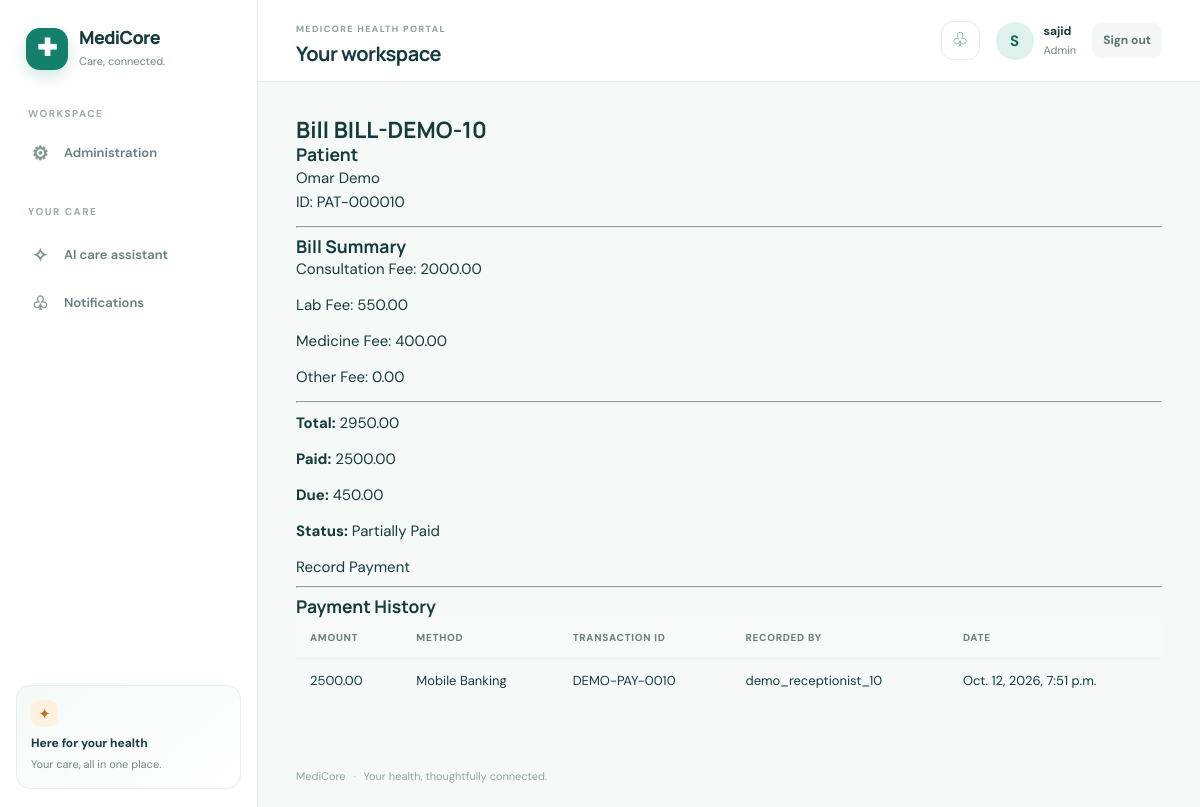
The page /billing/10/ (signed in) on the database its author committed.
### apps/accounts/models.py (models this page shows, shortened)
class User(AbstractUser):
    role = models.CharField(
        max_length=20,
        choices=Role.choices,
        default=Role.PATIENT,
    )
    public_id = models.CharField(
        max_length=20,
        unique=True,
        blank=True,
    )
    is_verified = models.BooleanField(default=False)

### apps/billing/models.py (models this page shows, shortened)
class Bill(models.Model):
    class Status(models.TextChoices):
        UNPAID = "UNPAID", "Unpaid"
        PARTIAL = "PARTIAL", "Partially Paid"
        PAID = "PAID", "Paid"
        CANCELLED = "CANCELLED", "Cancelled"
    bill_id = models.CharField(
        max_length=30,
        unique=True,
        blank=True,
    )
    patient = models.ForeignKey(
        settings.AUTH_USER_MODEL,
        on_delete=models.PROTECT,
        related_name="bills",
    )
    appointment = models.ForeignKey(
        Appointment,
        on_delete=models.PROTECT,
        null=True,
        blank=True,
        related_name="bills",
    )
    consultation = models.ForeignKey(
        Consultation,
        on_delete=models.PROTECT,
        null=True,
        blank=True,
        related_name="bills",
    )
    description = models.CharField(
        max_length=255,
        blank=True,
    )
    consultation_fee = models.DecimalField(
        max_digits=10,
        decimal_places=2,
        default=0,
    )
    lab_fee = models.DecimalField(
        max_digits=10,
        decimal_places=2,
        default=0,
    )
    medicine_fee = models.DecimalField(
        max_digits=10,
        decimal_places=2,
        default=0,
    )
    other_fee = models.DecimalField(
        max_digits=10,
        decimal_places=2,
        default=0,
    )
    total_amount = models.DecimalField(
        max_digits=10,
        decimal_places=2,
        default=0,
    )
    paid_amount = models.DecimalField(
        max_digits=10,
        decimal_places=2,
        default=0,
    )
    status = models.CharField(
        max_length=20,
        choices=Status.choices,
        default=Status.UNPAID,
    )
    created_at = models.DateTimeField(auto_now_add=True)
    updated_at = models.DateTimeField(auto_now=True)

class Payment(models.Model):
    class Method(models.TextChoices):
        CASH = "CASH", "Cash"
        CARD = "CARD", "Card"
        MOBILE_BANKING = "MOBILE_BANKING", "Mobile Banking"
        BANK_TRANSFER = "BANK_TRANSFER", "Bank Transfer"
    bill = models.ForeignKey(
        Bill,
        on_delete=models.PROTECT,
        related_name="payments",
    )
    amount = models.DecimalField(
        max_digits=10,
        decimal_places=2,
    )
    method = models.CharField(
        max_length=30,
        choices=Method.choices,
    )
    transaction_id = models.CharField(
        max_length=100,
        blank=True,
    )
    notes = models.TextField(blank=True)
    paid_by = models.ForeignKey(
        settings.AUTH_USER_MODEL,
        on_delete=models.PROTECT,
        related_name="recorded_payments",
    )
    paid_at = models.DateTimeField(
        auto_now_add=True,
    )

### apps/billing/views.py (the view)
@login_required
def bill_detail(request, bill_id):
    bill = get_object_or_404(
        Bill.objects.select_related("patient"),
        id=bill_id,
    )
    if request.user.role not in [
        "ADMIN",
        "RECEPTIONIST",
        "PATIENT",
    ]:
        return render(request, "errors/403.html", status=403)
    if request.user.role == "PATIENT" and bill.patient != request.user:
        return render(request, "errors/403.html", status=403)
    payments = bill.payments.select_related("paid_by").order_by("-paid_at")
    remaining = bill.total_amount - bill.paid_amount
    return render(
        request,
        "billing/bill_detail.html",
        {
            "bill": bill,
            "payments": payments,
            "remaining": remaining,
        },
    )

### templates/billing/bill_detail.html
{% extends "base.html" %}
{% block content %}
<h1>Bill {{ bill.bill_id }}</h1>
<h3>Patient</h3>
<p>
    {{ bill.patient.get_full_name }}
    <br>
    ID: {{ bill.patient.public_id }}
</p>
<hr>
<h3>Bill Summary</h3>
<p>Consultation Fee: {{ bill.consultation_fee }}</p>
<p>Lab Fee: {{ bill.lab_fee }}</p>
<p>Medicine Fee: {{ bill.medicine_fee }}</p>
<p>Other Fee: {{ bill.other_fee }}</p>
<hr>
<p>
    <strong>Total:</strong>
    {{ bill.total_amount }}
</p>
<p>
    <strong>Paid:</strong>
    {{ bill.paid_amount }}
</p>
<p>
    <strong>Due:</strong>
    {{ remaining }}
</p>
<p>
    <strong>Status:</strong>
    {{ bill.get_status_display }}
</p>
{% if request.user.role == "ADMIN" or request.user.role == "RECEPTIONIST" %}
{% if bill.status != "PAID" and bill.status != "CANCELLED" %}
<a href="{% url 'billing:record_payment' bill.id %}">
    Record Payment
</a>
{% endif %}
{% endif %}
<hr>
<h3>Payment History</h3>
<table>
    <thead>
        <tr>
            <th>Amount</th>
            <th>Method</th>
            <th>Transaction ID</th>
            <th>Recorded By</th>
            <th>Date</th>
        </tr>
    </thead>
    <tbody>
        {% for payment in payments %}
        <tr>
            <td>{{ payment.amount }}</td>
            <td>{{ payment.get_method_display }}</td>
            <td>{{ payment.transaction_id|default:"-" }}</td>
            <td>{{ payment.paid_by.username }}</td>
            <td>{{ payment.paid_at }}</td>
        </tr>
        {% empty %}
        <tr>
            <td colspan="5">
                No payments recorded yet.
            </td>
        </tr>
        {% endfor %}
    </tbody>
</table>
{% endblock %}

### templates/base.html (shortened to what this page needs)
{% load static %}
<!doctype html>
<html lang="en">
  <head>
    <link rel="stylesheet" href="{% static 'css/base.css' %}" />
    <link rel="stylesheet" href="{% static 'css/components.css' %}" />
    <link rel="stylesheet" href="{% static 'css/pages.css' %}" />
  </head>
  <body>
    {% if request.user.is_authenticated %}
    <div class="app-shell">
      <aside class="sidebar" id="app-sidebar" aria-label="Main navigation">
        <a class="brand" href="{% url 'home' %}">
          <span class="brand-icon" aria-hidden="true">✚</span>
          <span class="brand-copy"><strong>MediCore</strong><small>Care, connected.</small></span>
        </a>
        <div class="nav-caption">WORKSPACE</div>
        <nav class="sidebar-nav">
          {% if request.user.role == 'PATIENT' %}
            <a href="{% url 'patients:dashboard' %}" class="nav-item{% if request.resolver_match.url_name == 'dashboard' and request.resolver_match.namespace == 'patients' %} active{% endif %}"><span class="nav-icon">⌂</span>Overview</a>
            <a href="{% url 'patients:find_doctors' %}" class="nav-item{% if request.resolver_match.url_name == 'find_doctors' %} active{% endif %}"><span class="nav-icon">⌕</span>Find a doctor</a>
            <a href="{% url 'patients:appointments' %}" class="nav-item{% if request.resolver_match.url_name == 'appointments' %} active{% endif %}"><span class="nav-icon">▦</span>Appointments</a>
            <a href="{% url 'patients:medical_history' %}" class="nav-item{% if request.resolver_match.url_name == 'medical_history' %} active{% endif %}"><span class="nav-icon">▤</span>Medical history</a>
            <a href="{% url 'patients:prescriptions' %}" class="nav-item{% if request.resolver_match.url_name == 'prescriptions' %} active{% endif %}"><span class="nav-icon">＋</span>Prescriptions</a>
            <a href="{% url 'patients:lab_reports' %}" class="nav-item{% if request.resolver_match.url_name == 'lab_reports' %} active{% endif %}"><span class="nav-icon">⌁</span>Lab reports</a>
            <a href="{% url 'patients:profile' %}" class="nav-item{% if request.resolver_match.url_name == 'profile' and request.resolver_match.namespace == 'patients' %} active{% endif %}"><span class="nav-icon">♙</span>My profile</a>
            <a href="{% url 'nurses:my_home_care_requests' %}" class="nav-item"><span class="nav-icon">♡</span>Home care</a>
          {% elif request.user.role == 'LAB' %}
            <a href="{% url 'medical_records:lab_orders' %}" class="nav-item active"><span class="nav-icon">⌁</span>Lab orders</a>
          {% elif request.user.role == 'PHARMACIST' %}
            <a href="{% url 'pharmacy:prescriptions' %}" class="nav-item active"><span class="nav-icon">＋</span>Prescriptions</a>
          {% elif request.user.role == 'RECEPTIONIST' %}
            <a href="{% url 'billing:bills' %}" class="nav-item active"><span class="nav-icon">▤</span>Billing</a>
          {% elif request.user.is_superuser or request.user.role == 'ADMIN' %}
            <a href="{% url 'admin:index' %}" class="nav-item"><span class="nav-icon">⚙</span>Administration</a>
          {% endif %}
          <div class="nav-caption nav-caption-spaced">YOUR CARE</div>
          <a href="{% url 'chatbot:page' %}" class="nav-item{% if request.resolver_match.namespace == 'chatbot' %} active{% endif %}"><span class="nav-icon">✧</span>AI care assistant</a>
          <a href="{% url 'notifications:list' %}" class="nav-item{% if request.resolver_match.namespace == 'notifications' %} active{% endif %}"><span class="nav-icon">♧</span>Notifications</a>
        </nav>
        <div class="sidebar-footer">
          <div class="sidebar-help-mark">✦</div>
          <strong>Here for your health</strong>
          <span>Your care, all in one place.</span>
        </div>
      </aside>
      <main class="main-content">
        <header class="topbar">
          <div class="topbar-title-wrap">
            <div><span class="page-label">MEDICORE HEALTH PORTAL</span><h1>{% block page_heading %}Your workspace{% endblock %}</h1></div>
          </div>
          <div class="topbar-actions">
            <a class="icon-button notification-link" href="{% url 'notifications:list' %}" aria-label="Notifications">♧</a>
            <div class="user-mini">
              <div class="avatar">{{ request.user.first_name|default:request.user.username|slice:':1'|upper }}</div>
              <div class="user-details"><strong>{{ request.user.get_full_name|default:request.user.username }}</strong><span>{{ request.user.get_role_display }}</span></div>
            </div>
            <form method="post" action="{% url 'logout' %}" class="logout-form">{% csrf_token %}<button type="submit" class="logout-button">Sign out</button></form>
          </div>
        </header>
    {% endif %}
    {% if request.user.is_authenticated %}<section class="page-content">{% else %}<main class="public-content">{% endif %}
      {% block content %}{% endblock %}
    {% if request.user.is_authenticated %}</section>{% else %}</main>{% endif %}
    {% if request.user.is_authenticated %}
      <footer class="site-footer">MediCore <span>·</span> Your health, thoughtfully connected.</footer>
    </main>
    </div>
    {% else %}
      <footer class="site-footer">MediCore <span>·</span> Your health, thoughtfully connected.</footer>
    </div>
    {% endif %}
  </body>
</html>

### static/css/components.css (style rules this page uses)
table { width: 100%; border-collapse: collapse; font-size: 13px; }
th, td { padding: 12px 14px; border-bottom: 1px solid #edf2f0; text-align: left; vertical-align: middle; }
th { background: #f7faf9; color: #69817d; font-size: 10px; font-weight: 800; letter-spacing: .7px; text-transform: uppercase; }
tr:last-child td { border-bottom: 0; }

### rows shown on the page
User: user.first_name "S", user.get_full_name "sajid", user.role "Admin"
Bill: bill_id "BILL-DEMO-10", patient.get_full_name "Omar Demo", patient.public_id "PAT-000010", consultation_fee "2000.00", lab_fee "550.00", medicine_fee "400.00", other_fee "0.00", total_amount "2950.00", paid_amount "2500.00", status "Partially Paid"
Payment: amount "2500.00", method "Mobile Banking", transaction_id "DEMO-PAY-0010", paid_by.username "demo_receptionist_10", paid_at "Oct. 12, 2026, 7:51 p.m."

### other values the page prints
{{ remaining }} "450.00"
